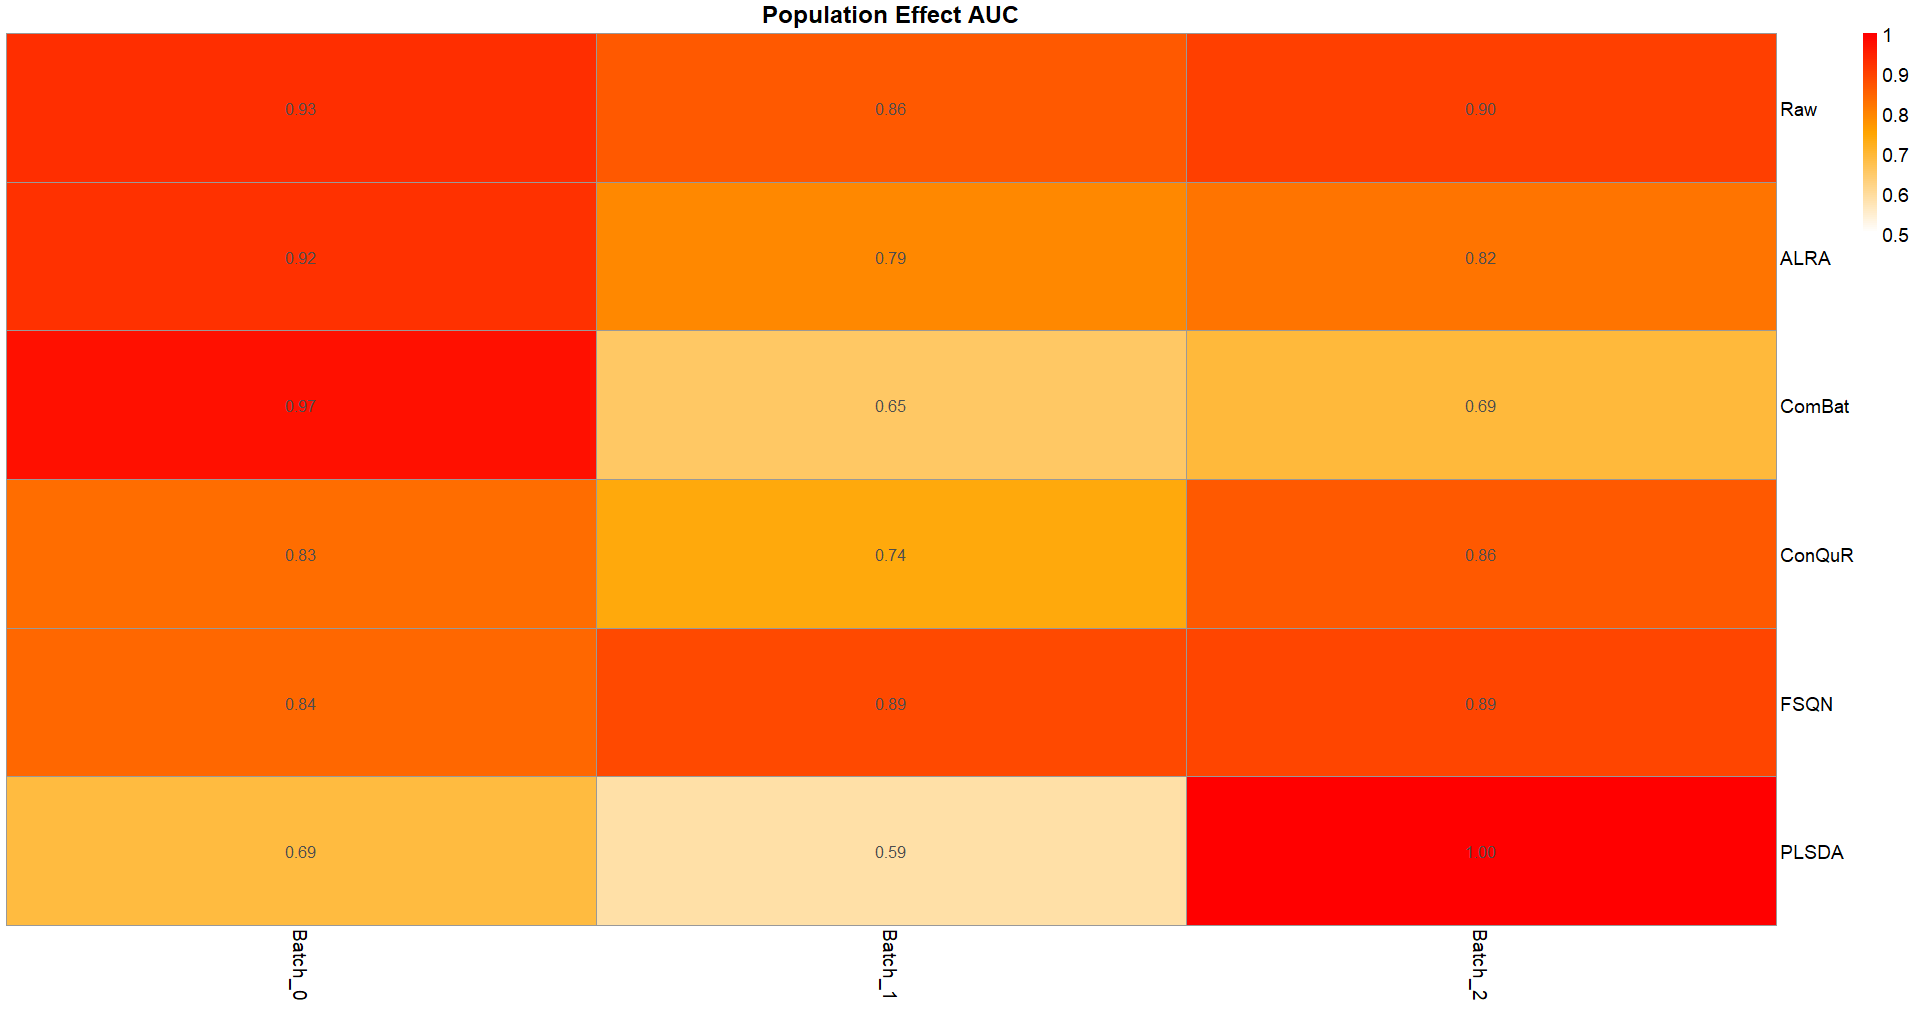

This chart was generated by the following R code:
# ==== Load Libraries ====
library(pROC)
library(pheatmap)
library(readr)
library(dplyr)
library(nnet)  # for multinom

# ==== Read Metadata ====
metadata <- read_csv("metadata.csv")
metadata$sample_id <- as.character(metadata$sample_id)
metadata$batchid <- as.factor(metadata$batchid)

# ==== File Paths ====
file_list <- list(
  Raw = "raw.csv",
  ALRA = "normalized_alra.csv",
  ComBat = "normalized_combat.csv",
  ConQuR = "normalized_conqur.csv",
  FSQN = "normalized_fsqn.csv",
  PLSDA = "normalized_plsda.csv"
)

# ==== Function to Compute AUC per Batch ====
compute_auc_matrix <- function(file_list, metadata, group_col = "batchid") {
  method_names <- names(file_list)
  batch_levels <- sort(unique(metadata[[group_col]]))
  auc_matrix <- matrix(NA, nrow = length(method_names), ncol = length(batch_levels),
                       dimnames = list(method_names, paste0("Batch_", batch_levels)))
  
  for (method in method_names) {
    df <- read_csv(file_list[[method]])
    df$sample_id <- metadata$sample_id
    df_merged <- inner_join(df, metadata, by = "sample_id")
    
    # Get numeric features and batch
    X <- df_merged %>% select(where(is.numeric)) %>% select_if(~ sd(.) > 0)
    y <- df_merged[[group_col]]
    
    # One-vs-rest AUC per batch
    for (b in batch_levels) {
      y_bin <- as.numeric(y == b)
      model <- try(glm(y_bin ~ ., data = cbind(y_bin, X), family = "binomial"), silent = TRUE)
      if (!inherits(model, "try-error")) {
        pred <- predict(model, newdata = X, type = "response")
        roc_obj <- roc(y_bin, pred, quiet = TRUE)
        auc_val <- as.numeric(auc(roc_obj))
        auc_matrix[method, paste0("Batch_", b)] <- auc_val
      }
    }
  }
  
  return(auc_matrix)
}

# ==== Compute AUC Matrix ====
auc_mat <- compute_auc_matrix(file_list, metadata, group_col = "batchid")

# ==== Plot Heatmap ====
pheatmap(
  auc_mat,
  cluster_rows = FALSE,
  cluster_cols = FALSE,
  display_numbers = TRUE,
  main = "Population Effect AUC",
  fontsize_number = 12,
  fontsize = 14,
  color = colorRampPalette(c("white", "orange", "red"))(100),
  breaks = seq(0.5, 1, length.out = 101)  # AUC range [0.5, 1]
)
